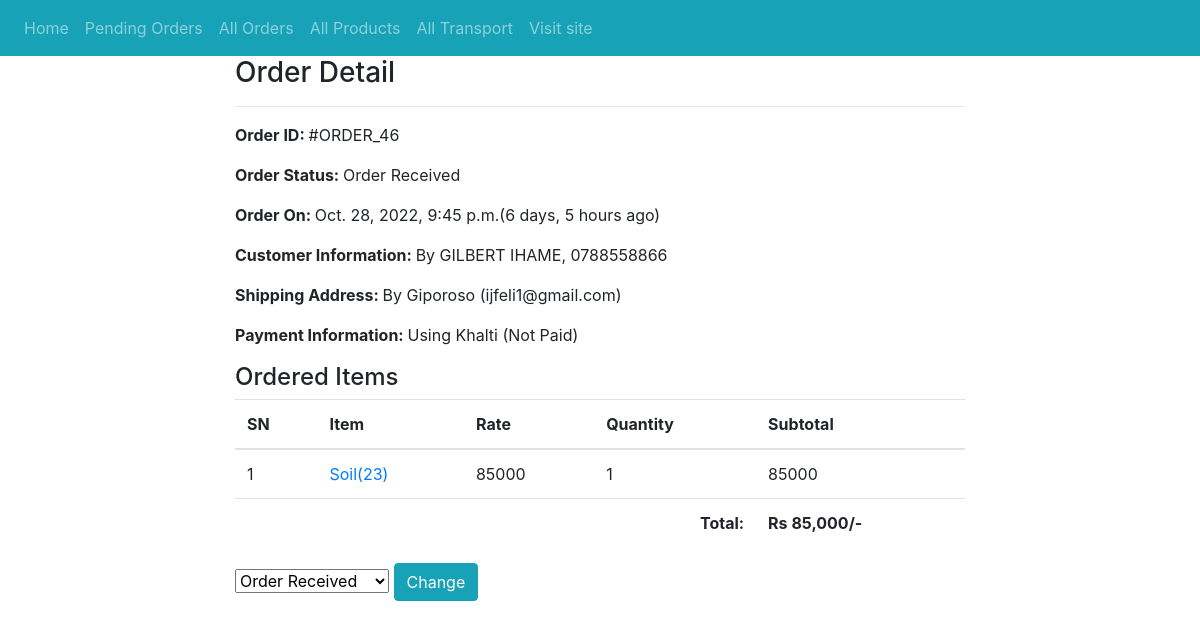
The page /admin-order/46/ (signed in) on the database its author committed.
### ecomapp/models.py (models this page shows, shortened)
class Order(models.Model):
    cart = models.OneToOneField(Cart, on_delete=models.CASCADE)
    ordered_by = models.CharField(max_length=200)
    shipping_address = models.CharField(max_length=200)
    mobile = models.CharField(max_length=10)
    email = models.EmailField(null=True, blank=True)
    subtotal = models.PositiveIntegerField()
    discount = models.PositiveIntegerField()
    total = models.PositiveIntegerField()
    order_status = models.CharField(max_length=50, choices=ORDER_STATUS)
    created_at = models.DateTimeField(auto_now_add=True)
    payment_method = models.CharField(
        max_length=20, choices=METHOD, default="Cash On Delivery")
    payment_completed = models.BooleanField(
        default=False, null=True, blank=True)

class CartProduct(models.Model):
    cart = models.ForeignKey(Cart, on_delete=models.CASCADE)
    product = models.ForeignKey(Product, on_delete=models.CASCADE)
    cargo = models.ForeignKey(Cargo, on_delete=models.CASCADE,blank=True,null=True )
    rate = models.PositiveIntegerField()
    quantity = models.PositiveIntegerField()
    subtotal = models.PositiveIntegerField()

class Product(models.Model):
    title = models.CharField(max_length=200)
    slug = models.SlugField(unique=True)
    category = models.ForeignKey(Category, on_delete=models.CASCADE)
    image = models.ImageField(upload_to="products")
    marked_price = models.PositiveIntegerField()
    selling_price = models.PositiveIntegerField()
    description = models.TextField()
    warranty = models.CharField(max_length=300, null=True, blank=True)
    return_policy = models.CharField(max_length=300, null=True, blank=True)
    view_count = models.PositiveIntegerField(default=0)
    productowner=models.CharField(User.get_full_name, max_length=300, default="ihamegrbt@gmail.com")

### ecomapp/views.py (the view)
# urls.py: path("admin-order/<int:pk>/", AdminOrderDetailView.as_view(),
class AdminOrderDetailView(AdminRequiredMixin, DetailView):
    template_name = "adminpages/adminorderdetail.html"
    model = Order
    context_object_name = "ord_obj"
    def get_context_data(self, **kwargs):
        context = super().get_context_data(**kwargs)
        context["allstatus"] = ORDER_STATUS
        return context

### ecomapp/views.py (called while the page is built)
    def dispatch(self, request, *args, **kwargs):
        if request.user.is_authenticated and Admin.objects.filter(user=request.user).exists():
            pass
        else:
            return redirect("/admin-login/")
        return super().dispatch(request, *args, **kwargs)

### templates/adminpages/adminorderdetail.html (shortened to what this page needs)
{% extends 'adminpages/adminbase.html' %}
{% load humanize %}
{% block content %}
<div class="container">
    <div class="row">
        <div class="col-md-8 mx-auto">
            <h3>Order Detail</h3>
            <hr>
            <p><span class="font-weight-bold">Order ID: </span> #ORDER_{{ord_obj.id}}</p>
            <p><span class="font-weight-bold">Order Status: </span> {{ord_obj.order_status}}</p>
            <p><span class="font-weight-bold">Order On: </span> {{ord_obj.created_at}}({{ord_obj.created_at|timesince}} ago)</p>
            <p><span class="font-weight-bold">Customer Information: </span> By {{ord_obj.ordered_by}}, {{ord_obj.mobile}}</p>
            <p><span class="font-weight-bold">Shipping Address: </span> By {{ord_obj.shipping_address}} ({{ord_obj.email}})</p>
            <p><span class="font-weight-bold">Payment Information: </span>  Using {{ord_obj.payment_method}} ({% if ord_obj.payment_completed %}Payment Completed{% else %}Not Paid{% endif %})</p>
            <h4>Ordered Items</h4>
            <table class="table">
                <thead>
                    <tr>
                        <th>SN</th>
                        <th>Item</th>
                        <th>Rate</th>
                        <th>Quantity</th>
                        <th>Subtotal</th>
                    </tr>
                </thead>
                <tbody>
                    {% for cp in ord_obj.cart.cartproduct_set.all %}
                    <tr>
                        <td>{{forloop.counter}}</td>
                        <td><a target="_blank"
                                href="{% url 'ecomapp:productdetail' cp.product.slug %}">{{cp.product.title}}({{cp.product.id}})</a>
                        </td>
                        <td>{{cp.rate}}</td>
                        <td>{{cp.quantity}}</td>
                        <td>{{cp.subtotal}}</td>
                    </tr>
                    {% endfor %}
                    <tr>
                        <th colspan="4" class="text-right">Total: </th>
                        <th>Rs {{ord_obj.total|intcomma}}/-</th>
                    </tr>
                </tbody>
            </table>
            <form action="{% url 'ecomapp:adminorderstatuschange' ord_obj.id %}" method="POST">
                <select name="status">
                    {% for i, j in allstatus %}
                    <option value="{{i}}" {% if i == ord_obj.order_status %}selected{% endif %}>{{j}}</option>
                    {% endfor %}
                </select>
                <button class="btn btn-info">Change</button>
            </form>
        </div>
    </div>
</div>
{% endblock %}

### rows shown on the page
Order: id "46", order_status "Order Received", created_at "Oct. 28, 2022, 9:45 p.m.", created_at "6 days, 5 hours", ordered_by "GILBERT IHAME", mobile "0788558866", shipping_address "Giporoso", email "ijfeli1@gmail.com", payment_method "Khalti", total "85,000", status "Order Received"
CartProduct: product "Soil", product.id "23", rate "85000", quantity "1", subtotal "85000"
